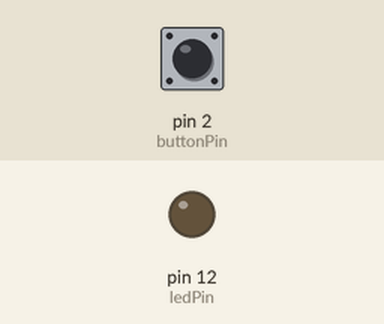
This sketch was run on a simulated Arduino Uno, built with avr-gcc and run on an emulated ATmega328P. Shown: output pins drawn as LEDs (lit = HIGH). The test bench sets the inputs (shaded band); at power-on: pin 2 (buttonPin) LOW.

Above: at 1.2 s.
1.3 s: pin 2 (buttonPin) pulled HIGH for 0.15 s
At 1.37 s:
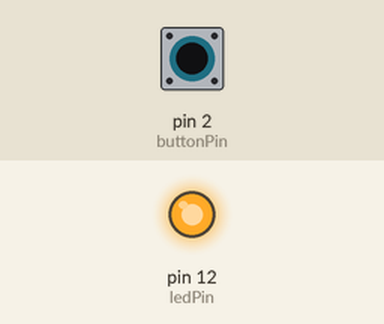
2.9 s: pin 2 (buttonPin) pulled HIGH for 3.2 s
At 6.9 s:
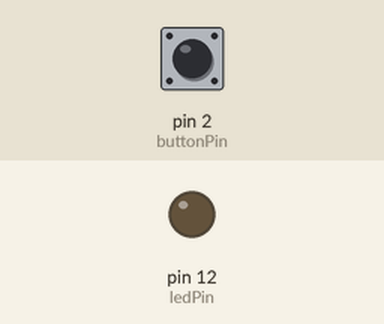
Timing chart, 0 to 8.4 s (numbered marks = the images above; inputs shaded):
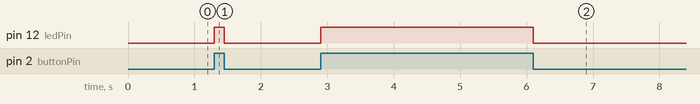

Measured:
- after the input at 1.3 s, pin 12 (ledPin): LOW → HIGH at once, → LOW 0.15 s later
- after the input at 2.9 s, pin 12 (ledPin): LOW → HIGH at once, → LOW 3.2 s later

The sketch:

171005_Button_control_LED.ino
```cpp
int ledPin = 12;
int buttonPin = 2;
int buttonState = 0;
// variable for reading the pushbutton status

void setup() {
  // put your setup code here, to run once:
  pinMode(ledPin,OUTPUT);
  pinMode(buttonPin,INPUT);
}

void loop() {
  // put your main code here, to run repeatedly:
  buttonState = digitalRead(buttonPin);
  // check if the pushbutton is pressed.
  // if it is, the buttonState is HIGH:
  if (buttonState == HIGH) {
    // turn LED on:
    digitalWrite(ledPin, HIGH);
  }
  else {
    // turn LED off:
    digitalWrite(ledPin, LOW);
  }
}
```
